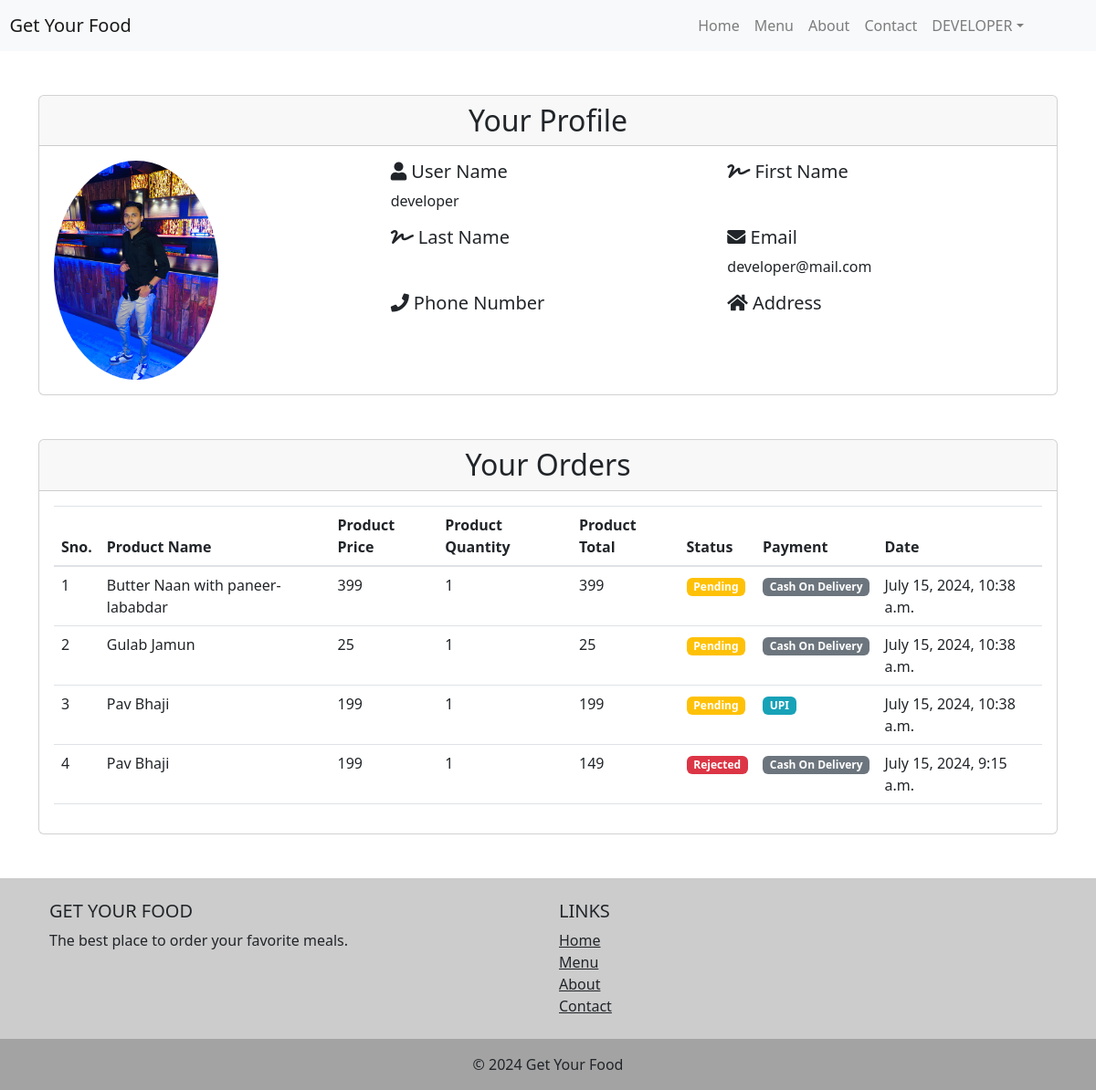
Screenshot of /profile/ (signed in) with the database file from the repository.
### myapp/models.py (models this page shows, shortened)
class CustomUser(AbstractUser):
    phone_number = models.CharField(max_length=10)
    address = models.CharField(max_length=100)
    image = models.ImageField(upload_to='user_image/', null=True)
    groups = models.ManyToManyField(
        Group,
        related_name='customuser_set',
        blank=True,
        help_text=('The groups this user belongs to. A user will get all permissions granted to each of their groups.'),
        related_query_name='customuser',
    )
    user_permissions = models.ManyToManyField(
        Permission,
        related_name='customuser_set',
        blank=True,
        help_text=('Specific permissions for this user.'),
        related_query_name='customuser',
    )

class Orders(models.Model):
    status_choices = [
        ('p', 'Pending'),
        ('c', 'Completed'),
        ('r', 'Rejected'),
    ]
    payment_choices = [
        ('cod', 'Cash on Delivery'),
        ('u', 'Upi'),
        ('c', 'Card'),
    ]
    user = models.ForeignKey(CustomUser, on_delete=models.CASCADE)
    product = models.ForeignKey(Product, on_delete=models.CASCADE)
    quantity = models.PositiveIntegerField()
    total = models.PositiveIntegerField()
    created_at = models.DateTimeField(auto_now_add=True)
    status = models.CharField(max_length=100, choices=status_choices, default='p')
    payment = models.CharField(max_length=100, choices=payment_choices, default='cod')
    class Meta:
        ordering = ['-created_at']

class Product(models.Model):
    name = models.CharField(max_length=100)
    price = models.IntegerField(default=0)
    description = models.CharField(max_length=100)
    image = models.ImageField(upload_to='images/')
    category = models.ForeignKey(Category, on_delete=models.CASCADE)
    class Meta:
        ordering = ['category']

### myapp/views.py (the view, shortened to what this page needs)
# urls.py: path('profile/', views.UserProfile.as_view(), name='profile'),
class UserProfile(View):
    @method_decorator(login_required)
    def get(self, request):
        user_orders = Orders.objects.filter(user=request.user)
        return render(request, 'profile.html' ,{'orders': user_orders})

### myapp/templates/profile.html (shortened to what this page needs)
{% extends 'base.html' %}
{% block content %}
<div class="container my-5">
    <div class="card mb-5">
        <div class="card-header">
            <h2 class="text-center mb-0">Your Profile</h2>
        </div>
        <div class="card-body">
            <div class="row">
                <div class="col-md-4">
                {% if user.image %}
                    <img src="{{ user.image }}" class="img-fluid rounded-circle" alt="profile" style="display: block;
                    width: 180px;
                    height: autopx;">
                {% endif %}
                </div>
                <div class="col-md-8">
                    <div class="row">
                        <div class="col-md-6">
                            <h5><i class="fas fa-user"></i> User Name</h5>
                            <p>{{ user.username }}</p>
                        </div>
                        <div class="col-md-6">
                            <h5><i class="fas fa-signature"></i> First Name</h5>
                        </div>
                        <div class="col-md-6">
                            <h5><i class="fas fa-signature"></i> Last Name</h5>
                        </div>
                        <div class="col-md-6">
                            <h5><i class="fas fa-envelope"></i> Email</h5>
                            <p>{{ user.email }}</p>
                        </div>
                        <div class="col-md-6">
                            <h5><i class="fas fa-phone"></i> Phone Number</h5>
                        </div>
                        <div class="col-md-6">
                            <h5><i class="fas fa-home"></i> Address</h5>
                        </div>
                    </div>
                </div>
            </div>
        </div>
    </div>
    <div class="card">
        <div class="card-header">
            <h2 class="text-center mb-0">Your Orders</h2>
        </div>
        <div class="card-body">
            <div class="table-responsive">
                <table class="table table-hover">
                    <thead>
                        <tr>
                            <th scope="col">Sno.</th>
                            <th scope="col">Product Name</th>
                            <th scope="col">Product Price</th>
                            <th scope="col">Product Quantity</th>
                            <th scope="col">Product Total</th>
                            <th scope="col">Status</th>
                            <th scope="col">Payment</th>
                            <th scope="col">Date</th>
                        </tr>
                    </thead>
                    <tbody>
                        {% for order in orders %}
                        <tr>
                            <td>{{forloop.counter}}</td>
                            <td>{{ order.product.name }}</td>
                            <td>{{ order.product.price }}</td>
                            <td>{{ order.quantity }}</td>
                            <td>{{ order.total }}</td>
                            <td>
                                {% if order.status == 'c' %}
                                <span class="badge badge-success">Completed</span>
                                {% elif order.status == 'r' %}
                                <span class="badge badge-danger">Rejected</span>
                                {% else %}
                                <span class="badge badge-warning">Pending</span>
                                {% endif %}
                            </td>
                            <td>
                                {% if order.payment == 'c' %}
                                <span class="badge badge-primary">Card</span>
                                {% elif order.payment == 'u' %}
                                <span class="badge badge-info">UPI</span>
                                {% else %}
                                <span class="badge badge-secondary">Cash On Delivery</span>
                                {% endif %}
                            </td>
                            <td>{{ order.created_at }}</td>
                        </tr>
                        {% empty %}
                        <tr>
                            <td colspan="7" class="text-center">No orders yet</td>
                        </tr>
                        {% endfor %}
                    </tbody>
                </table>
            </div>
        </div>
    </div>
</div>
<link href="https://cdnjs.cloudflare.com/ajax/libs/font-awesome/5.15.4/css/all.min.css" rel="stylesheet">
{% endblock %}

### myapp/templates/base.html (shortened to what this page needs)
{% load static %}
<!DOCTYPE html>
<html lang="en">
<head>
    <link href="https://stackpath.bootstrapcdn.com/bootstrap/4.5.2/css/bootstrap.min.css" rel="stylesheet">
    <link href="https://cdnjs.cloudflare.com/ajax/libs/font-awesome/5.15.4/css/all.min.css" rel="stylesheet">
    <link href="https://cdn.jsdelivr.net/npm/bootstrap@5.3.0/dist/css/bootstrap.min.css" rel="stylesheet">
    <link href="{% static '/style.css' %}" rel="stylesheet">
</head>
<body>
    <nav class="navbar navbar-expand-lg navbar-light bg-light">
        <a class="navbar-brand" href="#">&nbsp;&nbsp;Get Your Food</a>
        <div class="collapse navbar-collapse" id="navbarNav">
            <ul class="navbar-nav ml-auto">
                <li class="nav-item">
                    <a class="nav-link" href="{% url 'home' %}">Home</a>
                </li>
                <li class="nav-item">
                    <a class="nav-link" href="{% url 'menu' %}">Menu</a>
                </li>
                <li class="nav-item">
                    <a class="nav-link" href="{% url 'about' %}">About</a>
                </li>
                <li class="nav-item">
                    <a class="nav-link" href="{% url 'contact' %}">Contact</a>
                </li>
                <li class="nav-item">
                    {% if request.user.is_authenticated %}
                            <li class="nav-item dropdown">
                                <a class="nav-link dropdown-toggle" data-bs-toggle="dropdown" href="#" role="button" aria-expanded="false">{{user| upper}}</a>
                            </li>
                    {% else %}
                        <a class="nav-link" href="{% url 'login' %}">Login</a>
                    {% endif %}
                </li>
                <li class="nav-item">
                </li>
            </ul>
        </div>
    </nav>
    {% block content %}
    {% endblock %}
    <footer class="text-center text-lg-start" style="background-color: rgba(0, 0, 0, 0.2);">
        <div class="container p-4">
            <div class="row">
                <div class="col-lg-6 col-md-12 mb-4 mb-md-0">
                    <h5 class="text-uppercase">Get Your Food</h5>
                    <p>
                        The best place to order your favorite meals.
                    </p>
                </div>
                <div class="col-lg-6 col-md-12 mb-4 mb-md-0">
                    <h5 class="text-uppercase">Links</h5>
                    <ul class="list-unstyled mb-0">
                        <li>
                            <a href="{% url 'home' %}" class="text-dark">Home</a>
                        </li>
                        <li>
                            <a href="{% url 'menu' %}" class="text-dark">Menu</a>
                        </li>
                        <li>
                            <a href="{% url 'about' %}" class="text-dark">About</a>
                        </li>
                        <li>
                            <a href="{% url 'contact' %}" class="text-dark">Contact</a>
                        </li>
                    </ul>
                </div>
            </div>
        </div>
        <div class="text-center p-3" style="background-color: rgba(0, 0, 0, 0.2);">
            © 2024 Get Your Food
        </div>
    </footer>
</body>
</html>

### myapp/static/style.css (style rules this page uses)
.img-fluid { max-width: 100%; height: auto; }

### rows the page displays
CustomUser: username "DEVELOPER", image (picture), username "developer", email "developer@mail.com"
Orders: product.name "Butter Naan with paneer-lababdar", product.price "399", quantity "1", total "399", status "Pending", payment "Cash On Delivery", created_at "July 15, 2024, 10:38 a.m."
Orders: product.name "Gulab Jamun", product.price "25", quantity "1", total "25", status "Pending", payment "Cash On Delivery", created_at "July 15, 2024, 10:38 a.m."
Orders: product.name "Pav Bhaji", product.price "199", quantity "1", total "199", status "Pending", payment "UPI", created_at "July 15, 2024, 10:38 a.m."
Orders: product.name "Pav Bhaji", product.price "199", quantity "1", total "149", status "Rejected", payment "Cash On Delivery", created_at "July 15, 2024, 9:15 a.m."
